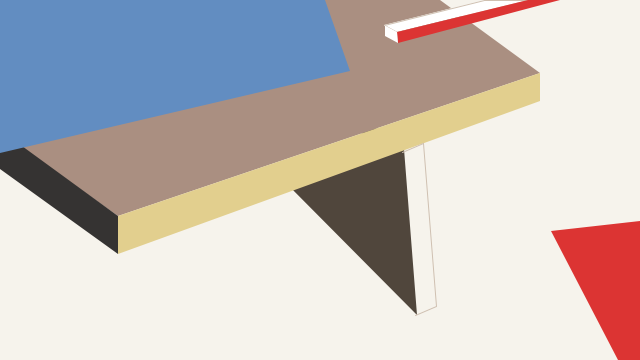
Frame 1 (no input)
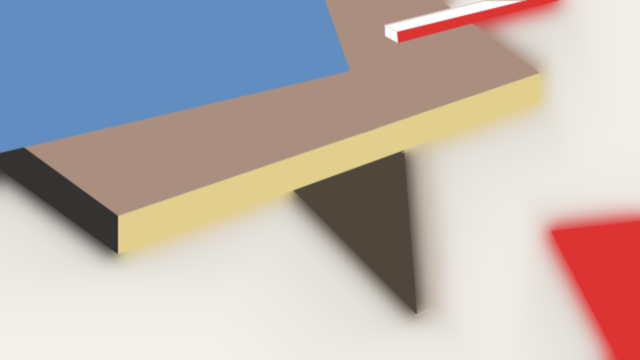
Frame 60 (the mouse pressed at the canvas centre just before this capture)
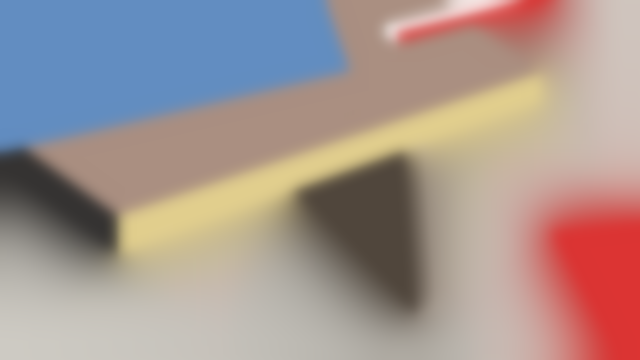
Frame 120 (the mouse held since frame 60 and released just before this capture)

The Processing sketch that drew these frames (run headless with seeded random() and noise(); from frame 60 on, the mouse is pressed at the canvas centre):

// Processing sketch: processing_45812
// ── processing_45812.pde

float fuzzy = 0.0;

void setup(){
  size(640,360);
  background(#f6f3ec);
}

void draw(){
    if (fuzzy < 200.0) {
    fuzzy += 0.005;
}
  /* taupe*/
  fill(#50463c);
  noStroke();
  smooth();
  beginShape();
  vertex(404, 138);
  vertex(274, 188);
  vertex(280, 177);
  vertex(417, 315);
  vertex(404, 149);
  vertex(0, 0);
  endShape();
  
  
  /* taupe*/
  fill(#aa8f81);
  noStroke();
  smooth();
  beginShape();
  vertex(0, 0);
  vertex(440, 0);
  vertex(540, 73);
  vertex(118, 216);
  vertex(20, 147);
  vertex(0, 0);
  endShape();
  
  /* blanc*/
  fill(#ffffff);
  stroke(#cfc0b1);
  smooth();
  beginShape();
  vertex(384, 25);
  vertex(397, 32);
  vertex(528, 0);
  vertex(484, 0);
  vertex(384, 25);
  endShape();
  
   /* rouge*/
  fill(#dc3433);
  noStroke();
  smooth();
  beginShape();
  vertex(397, 32);
  vertex(528, 0);
  vertex(560, 0);
  vertex(398, 43);
  vertex(397, 32);
  endShape();
  
  /* blanc*/
  fill(#ffffff);
  noStroke();
  smooth();
  beginShape();
  vertex(384, 25);
  vertex(397, 32);
  vertex(398, 43);
  vertex(385,36);
  vertex(385, 25);
  endShape();
  
  /*jaune pale*/
  fill(#e2cf8e);
  noStroke();
  smooth();
  beginShape();
  vertex(540, 73);
  vertex(540, 101);
  vertex(118, 254);
  vertex(118, 216);
  endShape();
  
  /*anthracite*/
  fill(#353332);
  noStroke();
  smooth();
  beginShape();
  vertex(118, 216);
  vertex(118, 254);
  vertex(0, 169);
  vertex(0, 130);
  endShape();
  
   /*anthracite*/
  noFill();
  stroke(#cfc0b1);
  smooth();
  beginShape();
  vertex(415, 315);
  vertex(436, 306);
  vertex(423, 143);
  vertex(402, 152);
  endShape();
  
    /* Bleu */
  fill(#628dc1);
  noStroke();
  smooth();
  beginShape();
  vertex(0, 0);
  vertex(325, 0);
  vertex(350, 71);
  vertex(0, 153);
  vertex(0, 0);
  endShape();
  
  /* Rouge */
  fill(#dc3433);
  noStroke();
  smooth();
  beginShape();
  vertex(640, 221);
  vertex(551, 231);
  vertex(618, 360);
  vertex(640, 360);
  endShape();
  
    filter(BLUR, fuzzy*random(0,15));
}
